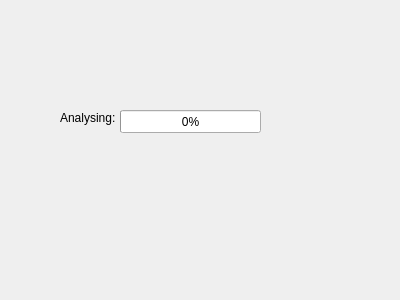
<?xml version="1.0" encoding="UTF-8"?>
<ui version="4.0">
 <class>Diagnostics</class>
 <widget class="QWidget" name="Diagnostics">
  <property name="geometry">
   <rect>
    <x>0</x>
    <y>0</y>
    <width>400</width>
    <height>300</height>
   </rect>
  </property>
  <property name="windowTitle">
   <string>Diagnostics</string>
  </property>
  <widget class="QProgressBar" name="progressBar">
   <property name="geometry">
    <rect>
     <x>120</x>
     <y>110</y>
     <width>141</width>
     <height>23</height>
    </rect>
   </property>
   <property name="value">
    <number>0</number>
   </property>
  </widget>
  <widget class="QLabel" name="progressBarLabel">
   <property name="geometry">
    <rect>
     <x>60</x>
     <y>110</y>
     <width>61</width>
     <height>16</height>
    </rect>
   </property>
   <property name="text">
    <string>Analysing:</string>
   </property>
  </widget>
 </widget>
 <layoutdefault spacing="6" margin="11"/>
 <resources/>
 <connections/>
</ui>
